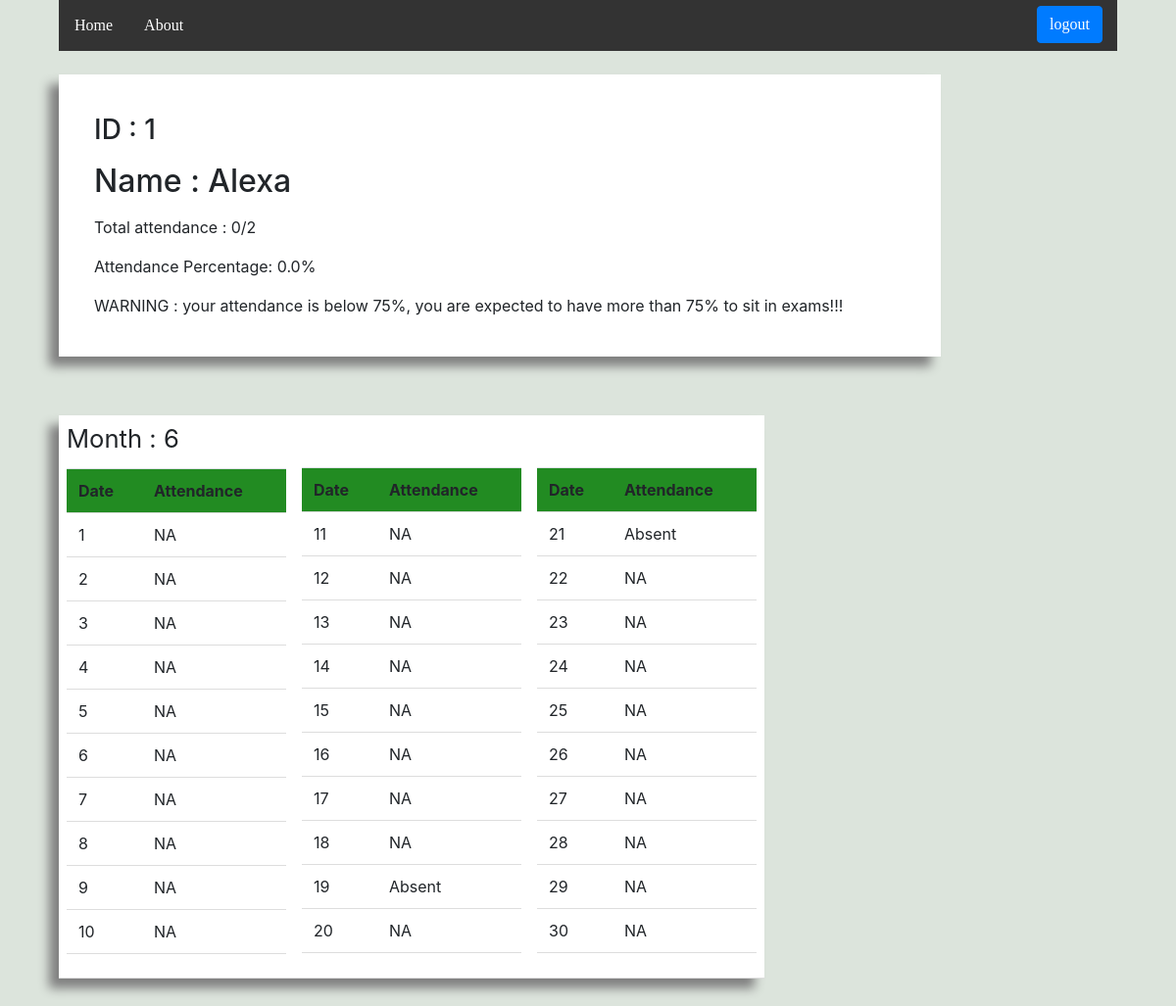
/student-attendance/25/ (signed in), run on the app's committed database.
### attendance/models.py (models this page shows, shortened)
class Student(models.Model):
    user = models.OneToOneField(CustomUser,on_delete = models.CASCADE,default = 1)
    name = models.CharField(max_length = 100)

class CustomUser(AbstractUser):
   is_student = models.BooleanField(default=False)
   is_teacher = models.BooleanField(default=False)

class Attendance(models.Model):
    datetime_var = datetime.now()
    month = datetime_var.month
    ATTENDANCE_CHOICES = (('Present','P'),('Absent','A'),('NA','NA'))
    month = models.CharField(default = month,max_length = 100 )
    user = models.ManyToManyField(Student)
    day1 = models.CharField(choices = ATTENDANCE_CHOICES,max_length = 100,default ='NA')
    day2 = models.CharField(choices = ATTENDANCE_CHOICES,max_length = 100,default ='NA')
    day3 = models.CharField(choices = ATTENDANCE_CHOICES,max_length = 100,default ='NA')
    day4 = models.CharField(choices = ATTENDANCE_CHOICES,max_length = 100,default ='NA')
    day5 = models.CharField(choices = ATTENDANCE_CHOICES,max_length = 100,default ='NA')
    day6 = models.CharField(choices = ATTENDANCE_CHOICES,max_length = 100,default ='NA')
    day7 = models.CharField(choices = ATTENDANCE_CHOICES,max_length = 100,default ='NA')
    day8 = models.CharField(choices = ATTENDANCE_CHOICES,max_length = 100,default ='NA')
    day9 = models.CharField(choices = ATTENDANCE_CHOICES,max_length = 100,default ='NA')
    day10 = models.CharField(choices = ATTENDANCE_CHOICES,max_length = 100,default ='NA')
    day11 = models.CharField(choices = ATTENDANCE_CHOICES,max_length = 100,default ='NA')
    day12 = models.CharField(choices = ATTENDANCE_CHOICES,max_length = 100,default ='NA')
    day13 = models.CharField(choices = ATTENDANCE_CHOICES,max_length = 100,default ='NA')
    day14 = models.CharField(choices = ATTENDANCE_CHOICES,max_length = 100,default ='NA')
    day15 = models.CharField(choices = ATTENDANCE_CHOICES,max_length = 100,default ='NA')
    day16 = models.CharField(choices = ATTENDANCE_CHOICES,max_length = 100,default ='NA')
    day17 = models.CharField(choices = ATTENDANCE_CHOICES,max_length = 100,default ='NA')
    day18 = models.CharField(choices = ATTENDANCE_CHOICES,max_length = 100,default ='NA')
    day19 = models.CharField(choices = ATTENDANCE_CHOICES,max_length = 100,default ='NA')
    day20 = models.CharField(choices = ATTENDANCE_CHOICES,max_length = 100,default ='NA')
    day21 = models.CharField(choices = ATTENDANCE_CHOICES,max_length = 100,default ='NA')
    day22 = models.CharField(choices = ATTENDANCE_CHOICES,max_length = 100,default ='NA')
    day23 = models.CharField(choices = ATTENDANCE_CHOICES,max_length = 100,default ='NA')
    day24 = models.CharField(choices = ATTENDANCE_CHOICES,max_length = 100,default ='NA')
    day25 = models.CharField(choices = ATTENDANCE_CHOICES,max_length = 100,default ='NA')
    day26 = models.CharField(choices = ATTENDANCE_CHOICES,max_length = 100,default ='NA')
    day27 = models.CharField(choices = ATTENDANCE_CHOICES,max_length = 100,default ='NA')
    day28 = models.CharField(choices = ATTENDANCE_CHOICES,max_length = 100,default ='NA')
    day29 = models.CharField(choices = ATTENDANCE_CHOICES,max_length = 100,default ='NA')
    day30 = models.CharField(choices = ATTENDANCE_CHOICES,max_length = 100,default ='NA')
    day31 = models.CharField(choices = ATTENDANCE_CHOICES,max_length = 100,default ='NA')

### attendance/views.py (the view)
# urls.py: url(r'^student-attendance/(?P<pk>[0-9]+)/$', views.StudentAttendance,name = 'StudentAttendance'),
@login_required
def StudentAttendance(request,pk):
    student = Student.objects.get(id = pk)
    attendances = Attendance.objects.filter(user = student)
    if request.user.is_teacher == True or request.user == student.user:
        attendance_variable = count_attendance(pk)
        out_of_attendance_variable = out_of_attendance(pk)
        if out_of_attendance_variable == 0:
            attendance_percentage = 0
        else:
            attendance_percentage = (attendance_variable/out_of_attendance_variable)*100
        if attendance_percentage < 75 and out_of_attendance_variable != 0:
            message = "WARNING : your attendance is below 75%, you are expected to have more than 75% to sit in exams!!!"
        else:
            message = ""
        return render(request,'StudentAttendance.html',{'student':student,'attendances':attendances,'attendance_variable':attendance_variable,'out_of_attendance_variable':out_of_attendance_variable,'attendance_percentage':attendance_percentage,'message':message})
    else:
        return HttpResponse('You can\'t access this')

### attendance/templates/StudentAttendance.html (shortened to what this page needs)
<html>
    <head>
            <link rel="stylesheet" href="https://maxcdn.bootstrapcdn.com/bootstrap/4.3.1/css/bootstrap.min.css">
    </head>
    <body>
            <ul>
                    <div>
                        <li><a id = "link" href="#home">Home</a></li>
                        <li ><a id = "link" href="#about">About</a></li>
                    </div>
                    <div class="top-logout">
                        <li style='padding-left:15px;padding-right:15px;padding-top: 6px'><a class='btn btn-primary'id = "link" href ="/auth_urls/logout/">logout</a></li>
                    </div>
                </ul>
        <div class="student-details">
        <p><h3>ID : {{student.user.username}}</h3></p>
        <p><h2>Name : {{student.name}}</h3></p>
        <P>Total attendance : {{attendance_variable}}/{{out_of_attendance_variable}}</P>
        <p>Attendance Percentage: {{attendance_percentage}}%</p>
        <p>{{message}}</p>
        </div>
        {% for attendance in attendances %}
            <table class="parent-table ">
                <td>
                    <table  class="table  table-hover">
                        <tr><p id = "show-month">Month : {{attendance.month}}</p></tr>
                        <tr>
                            <th class = "table-head">Date</th>
                            <th class = "table-head"> Attendance</th>
                        </tr>
                        <tr>
                            <td>1</td>
                            <td>{{attendance.day1}}</td>
                        </tr>
                        <tr>
                            <td>2</td>
                            <td>{{attendance.day2}}</td>
                        </tr>
                        <tr>
                            <td>3</td>
                            <td>{{attendance.day3}}</td>
                        </tr>
                        <tr>
                            <td>4</td>
                            <td>{{attendance.day4}}</td>
                            </tr>
                        <tr>
                            <td>5</td>
                            <td>{{attendance.day5}}</td>
                        </tr>
                        <tr>
                            <td>6</td>
                            <td>{{attendance.day6}}</td>
                        </tr>
                        <tr>
                            <td>7</td>
                            <td>{{attendance.day7}}</td>
                        </tr>
                        <tr>
                            <td>8</td>
                            <td>{{attendance.day8}}</td>
                        </tr>
                        <tr>
                            <td>9</td>
                            <td>{{attendance.day9}}</td>
                        </tr>
                        <tr>
                            <td>10</td>
                            <td>{{attendance.day10}}</td>
                        </tr>
                    </table>
                </td>
                <td>
                    <table class="table table-hover">
                        <tr><p id = "white-hide">month : {{attendance.month}}</p></tr>
                        <tr>
                            <th class="table-head">Date</th>
                            <th class="table-head">Attendance</th>
                        </tr>
                        <tr>
                            <td>11</td>
                            <td>{{attendance.day11}}</td>
                        </tr>
                        <tr>
                            <td>12</td>
                            <td>{{attendance.day12}}</td>
                        </tr>
                        <tr>
                            <td>13</td>
                            <td>{{attendance.day13}}</td>
                        </tr>
                        <tr>
                            <td>14</td>
                            <td>{{attendance.day14}}</td>
                        </tr>
                        <tr>
                            <td>15</td>
                            <td>{{attendance.day15}}</td>
                        </tr>
                        <tr>
                            <td>16</td>
                            <td>{{attendance.day16}}</td>
                        </tr>
                        <tr>
                            <td>17</td>
                            <td>{{attendance.day17}}</td>
                        </tr>
                        <tr>
                            <td>18</td>
                            <td>{{attendance.day18}}</td>
                        </tr>
                        <tr>
                            <td>19</td>
                            <td>{{attendance.day19}}</td>
                        </tr>
                        <tr>
                            <td>20</td>
                            <td>{{attendance.day20}}</td>
                        </tr>
                    </table>
                </td>
                <td>
                    <table class="table   table-hover">
                        <tr><p id = "white-hide">month : {{attendance.month}}</p></tr>
                        <tr>
                            <th class="table-head">Date</td>
                            <th class="table-head">Attendance</td>
                        <tr>
                            <td>21</td>
                            <td>{{attendance.day21}}</td>
                        </tr>
                        <tr>
                            <td>22</td>
                            <td>{{attendance.day22}}</td>
                        </tr>
                        <tr>
                            <td>23</td>
                            <td>{{attendance.day23}}</td>
                        </tr>
                        <tr>
                            <td>24</td>
                        <td>{{attendance.day24}}</td>
                        </tr>
                        <tr>
                            <td>25</td>
                            <td>{{attendance.day25}}</td>
                        </tr>
                        <tr>
                            <td>26</td>
                            <td>{{attendance.day26}}</td>
                        </tr>
                        <tr>
                            <td>27</td>
                            <td>{{attendance.day27}}</td>
                        </tr>
                        <tr>
                            <td>28</td>
                            <td>{{attendance.day28}}</td>
                        </tr>
                        <tr>
                            <td>29</td>
                            <td>{{attendance.day29}}</td>
                        </tr>
                        <tr>
                            <td>30</td>
                            <td>{{attendance.day30}}</td>
                        </tr>
                    </table>
        {% endfor %}
    </body>
</html>

### attendance/templates/StudentAttendance.html (style rules this page uses)
ul { list-style-type: none; margin: 0; padding: 0; overflow: hidden; background-color: #333; width:90%; margin-left:5%; }
li { float: left; }
li a { display: block; color: white; text-align: center; padding: 14px 16px; text-decoration: none; }
#link { text-decoration: none; color : white; font-family: Georgia, 'Times New Roman', Times, serif; }
.top-logout { display: inline-block; float: right; }
.parent-table { margin: 5%; padding: 5%; background: white; box-shadow: -10px 10px 10px gray; }
table { border-collapse: collapse; width: 60%; }
th, td { padding: 8px; text-align: left; border-bottom: 1px solid #ddd; }
.table-head { background: #228B22; }
.student-details { margin-left:5%; margin-top:2%; background: white; width: 900px; padding: 2% 3%; box-shadow: -10px 10px 10px gray; }
#white-hide { color:white; font-size: 1.5em; }
#show-month { font-size: 1.6em; }
body { background : rgb(220, 228, 220); }

### data on the page
Student: user.username "1", name "Alexa"
Attendance: month "6", day1 "NA", day2 "NA", day3 "NA", day4 "NA", day5 "NA", day6 "NA", day7 "NA", day8 "NA", day9 "NA", day10 "NA", day11 "NA", day12 "NA", day13 "NA", day14 "NA", day15 "NA", day16 "NA", day17 "NA", day18 "NA", day19 "Absent", day20 "NA", day21 "Absent", day22 "NA", day23 "NA", day24 "NA", day25 "NA", day26 "NA", day27 "NA", day28 "NA", day29 "NA", day30 "NA"

### other printed values
{{ attendance_variable }} "0"
{{ out_of_attendance_variable }} "2"
{{ attendance_percentage }} "0.0"
{{ message }} "WARNING : your attendance is below 75%, you are expected to have more than 75% to sit in exams!!!"
